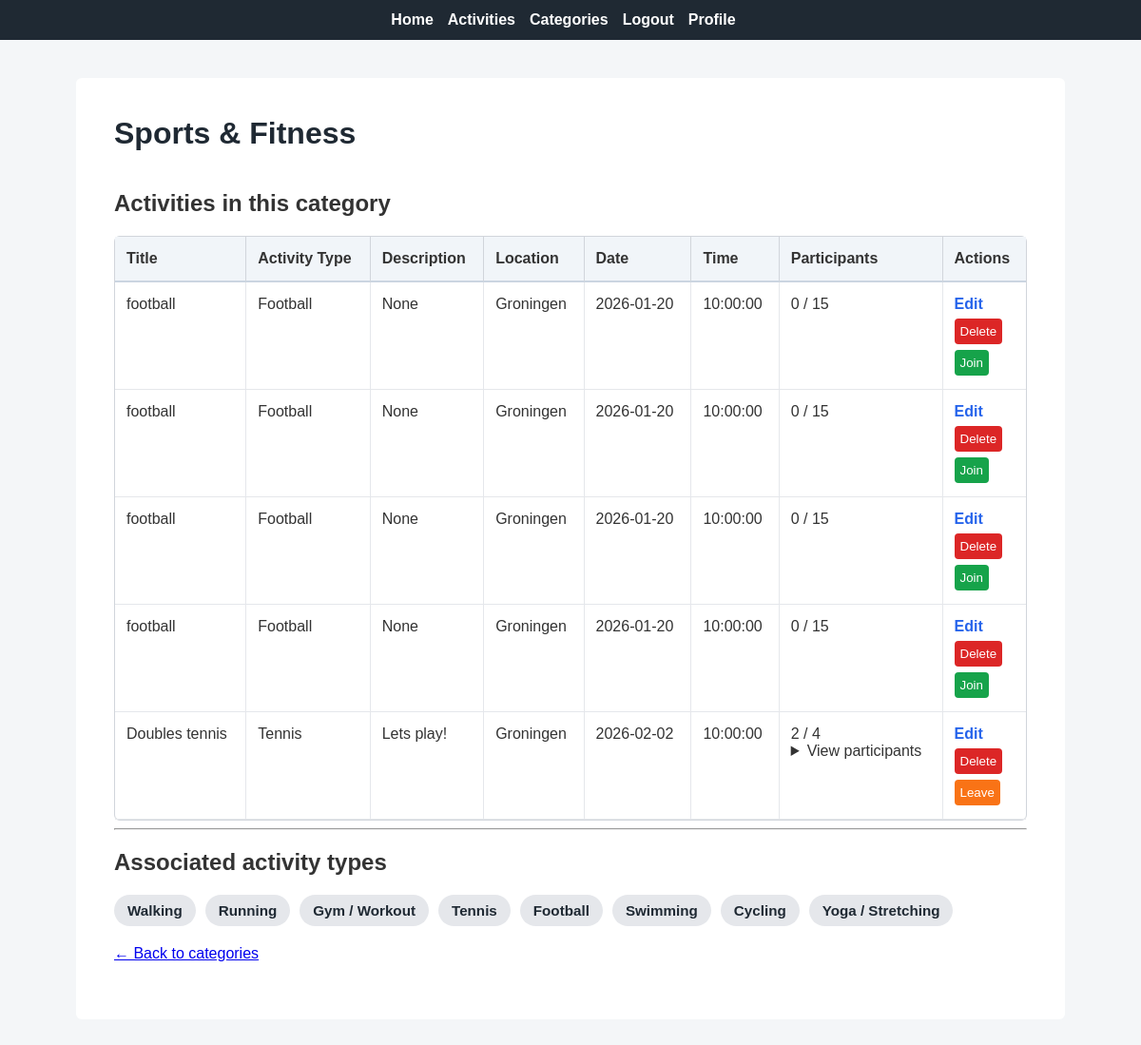
Page /categories/1 (signed in) on the earlier database version.
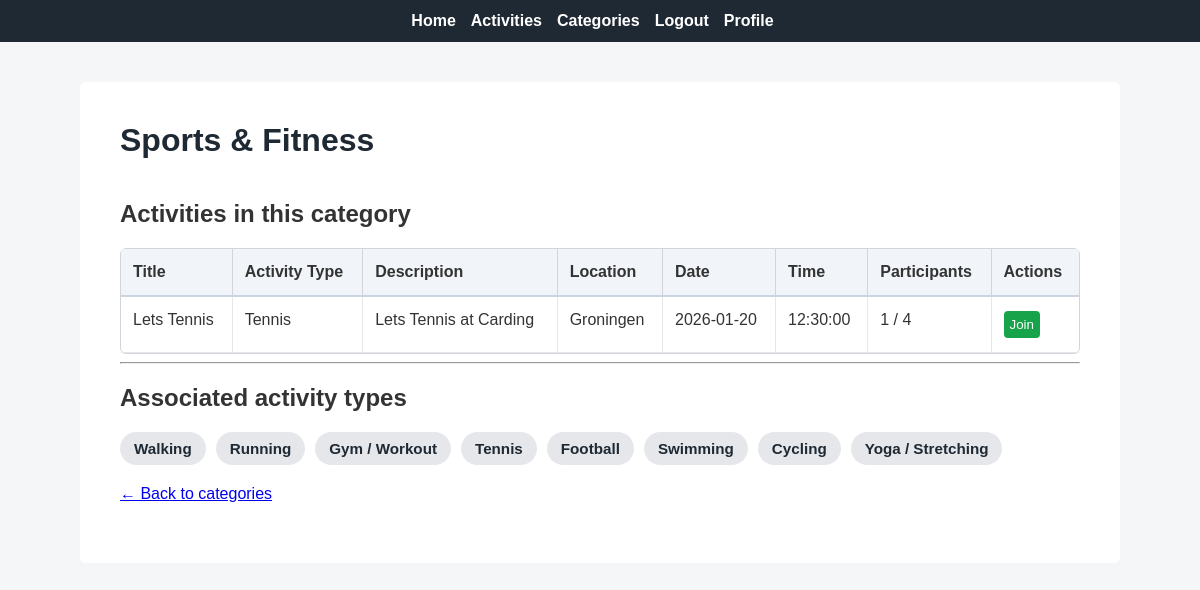
Same page on the later database version.
### app/models.py (models this page shows, shortened)
class PaginatedAPIMixin(object):
    @staticmethod
    def to_collection_dict(query, page, per_page, endpoint, **kwargs):
        resources = db.paginate(query, page=page, per_page=per_page,
                                error_out=False)
        data = {
            'items': [item.to_dict() for item in resources.items],
            '_meta': {
                'page': page,
                'per_page': per_page,
                'total_pages': resources.pages,
                'total_items': resources.total
            },
            '_links': {
                'self': url_for(endpoint, page=page, per_page=per_page,
                                **kwargs),
                'next': url_for(endpoint, page=page + 1, per_page=per_page,
                                **kwargs) if resources.has_next else None,
                'prev': url_for(endpoint, page=page - 1, per_page=per_page,
                                **kwargs) if resources.has_prev else None
            }
        }
        return data

class Activity(PaginatedAPIMixin, db.Model):
    __tablename__ = 'activities'
    id = db.Column(db.Integer, primary_key=True)
    title = db.Column(db.String(200), nullable=False)
    description = db.Column(db.Text)
    location = db.Column(db.String(255), nullable=False)
    activity_date = db.Column(db.Date, nullable=False)
    activity_time = db.Column(db.Time, nullable=False)
    max_participants = db.Column(db.Integer, default=10)
    creator_id = db.Column(db.Integer, db.ForeignKey('users.id'), nullable=False)
    category_id = db.Column(db.Integer, db.ForeignKey('categories.id'), nullable=False)
    activity_type_id = db.Column(db.Integer, db.ForeignKey('activity_types.id'), nullable=False)
    created_at = db.Column(db.DateTime, default=datetime.now(timezone.utc))
    updated_at = db.Column(db.DateTime, default=datetime.now(timezone.utc), onupdate=datetime.now(timezone.utc))
    creator = db.relationship('Users', backref='activities_created')
    category = db.relationship('Category', backref='activities')
    activity_type = db.relationship('ActivityType', backref='activities')
    def get_activity_type(self):
        return ActivityType.query.get(self.activity_type_id)
    def get_participant_count(self):
        return ActivityParticipant.query.filter_by(activity_id=self.id).count()
    def is_full(self):
        return self.get_participant_count() >= self.max_participants
    def has_user_joined(self, user_id):
        return ActivityParticipant.query.filter_by(
            activity_id=self.id,
            user_id=user_id
        ).first() is not None
    def get_participants(self):
        participants = ActivityParticipant.query.filter_by(activity_id=self.id).all()
        return [participant.get_user() for participant in participants]

class ActivityType(db.Model):
    __tablename__ = 'activity_types'
    id = db.Column(db.Integer, primary_key=True)
    name = db.Column(db.String(100), nullable=False)
    category_id = db.Column(db.Integer, db.ForeignKey('categories.id'), nullable=False)
    created_at = db.Column(db.DateTime, default=datetime.now(timezone.utc))
    __table_args__ = (
        db.UniqueConstraint('name', 'category_id', name='unique_type_per_category'),
    )

### app/routes.py (the view)
@app.route("/categories/<int:id>")
def category_detail(id):
    category = Category.query.get_or_404(id)
    activity_types = ActivityType.query.filter_by(category_id=id).all()
    now = datetime.now()
    current_date = now.date()
    current_time = now.time()
    all_activities = Activity.query.filter_by(category_id=id).all()
    activities = [
        activity for activity in all_activities
        if (activity.activity_date > current_date) or
           (activity.activity_date == current_date and activity.activity_time > current_time)
    ]
    activities.sort(key=lambda x: (x.activity_date, x.activity_time))
    return render_template(
        "category_detail.html",
        category=category,
        activity_types=activity_types,
        activities=activities
    )

### app/models.py (called while the page is built)
@login.user_loader
def load_user(id):
    return db.session.get(Users, int(id))

    def get_user(self):
        return Users.query.get(self.user_id)

### app/routes.py (called while the page is built)
@app.before_request
def before_request():
    if current_user.is_authenticated:
        current_user.last_seen = datetime.now(timezone.utc)
        db.session.commit()

### app/templates/category_detail.html (shortened to what this page needs)
{% extends "base.html" %}
{% block content %}
<div class="activities-page">
    <div class="activities-header">
        <h1>{{ category.name }}</h1>
    </div>
    <h2>Activities in this category</h2>
    {% if activities %}
    <table class="activities-table">
        <thead>
            <tr>
                <th>Title</th>
                <th>Activity Type</th>
                <th>Description</th>
                <th>Location</th>
                <th>Date</th>
                <th>Time</th>
                <th>Participants</th>
                <th>Actions</th>
            </tr>
        </thead>
        <tbody>
            {% for activity in activities %}
            <tr>
                <td>{{ activity.title }}</td>
                <td>{{ activity.get_activity_type().name if activity.get_activity_type() else "-" }}</td>
                <td>{{ activity.description }}</td>
                <td>{{ activity.location }}</td>
                <td>{{ activity.activity_date }}</td>
                <td>{{ activity.activity_time }}</td>
                <td>
                    {{ activity.get_participant_count() }} / {{ activity.max_participants }}
                    {% if activity.has_user_joined(current_user.id) and activity.get_participant_count() > 0 %}
                        <details>
                            <summary>View participants</summary>
                        </details>
                    {% endif %}
                </td>
                <td class="actions">
                    {% if activity.creator_id == current_user.id %}
                        <a href="{{ url_for('edit_activity', id=activity.id) }}" class="btn-edit">Edit</a>
                        <form method="POST" action="{{ url_for('delete_activity', id=activity.id) }}">
                            <button class="btn-delete">Delete</button>
                        </form>
                    {% endif %}
                    {% if activity.has_user_joined(current_user.id) %}
                        <form method="POST" action="{{ url_for('leave_activity', id=activity.id) }}">
                            <button class="btn-leave">Leave</button>
                        </form>
                    {% elif not activity.is_full() %}
                        <form method="POST" action="{{ url_for('join_activity', id=activity.id) }}">
                            <button class="btn-join">Join</button>
                        </form>
                    {% else %}
                        <span class="full-label">Full</span>
                    {% endif %}
                </td>
            </tr>
            {% endfor %}
        </tbody>
    </table>
    {% else %}
        <p>No upcoming activities for this category yet.</p>
    {% endif %}
    <hr>
    <h2>Associated activity types</h2>
    {% if activity_types %}
        <div class="activity-type-tags">
            {% for activity_type in activity_types %}
                <span class="activity-type-tag">
                    {{ activity_type.name }}
                </span>
            {% endfor %}
        </div>
    {% else %}
        <p>No activity types available for this category.</p>
    {% endif %}
    <p>
        <a href="{{ url_for('categories') }}">← Back to categories</a>
    </p>
</div>
{% endblock %}

Differences in the rows shown:
no longer on this page (row edited): Activity: title "football", get_activity_type "Football", description "None", location "Groningen", activity_date "2026-01-20", activity_time "10:00:00", get_participant_count "0", max_participants "15"
removed Activity: title "football", get_activity_type "Football", description "None", location "Groningen", activity_date "2026-01-20", activity_time "10:00:00", get_participant_count "0", max_participants "15"
removed Activity: title "football", get_activity_type "Football", description "None", location "Groningen", activity_date "2026-01-20", activity_time "10:00:00", get_participant_count "0", max_participants "15"
removed Activity: title "football", get_activity_type "Football", description "None", location "Groningen", activity_date "2026-01-20", activity_time "10:00:00", get_participant_count "0", max_participants "15"
changed Activity "Groningen": title "Doubles tennis" → "Lets Tennis"; description "Lets play!" → "Lets Tennis at Carding"; activity_date "2026-02-02" → "2026-01-20"; activity_time "10:00:00" → "12:30:00"; get_participant_count "2" → "1"; text "View participants Leave" → "Join"; no longer shows "Edit Delete"
